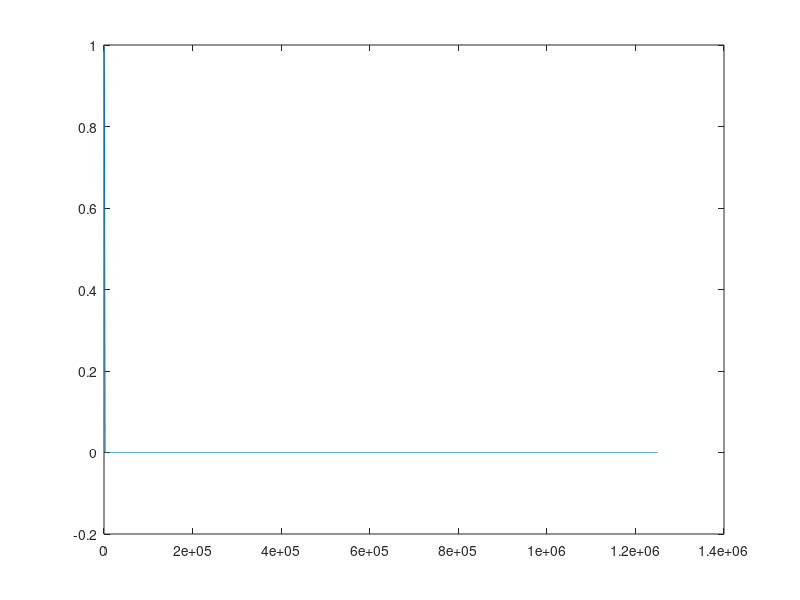

Reproduce this figure in MATLAB. (Note: this script raises an error after producing the figure.)
% td=1/1187.5;
% fp = 2375/((2.5*10^6)/2);   %cutoff frequency
% N=500;
% filterOrder=500;
% 
% f1=linspace(0,fp,N);
% h1=1.222*cos(pi*td/4*2/td.*f1);
% 
% d = fdesign.arbmagnphase('n,f,h',filterOrder,f1,h1);
% D = design(d,'firls');
% fvtool(D,'Analysis','freq');
% 
% h=D.Numerator;
%--------------------------------------------------------------------------

f_nyquist = 2500000/2;
td = 1/1187.5;
n = 100;


% 0<f<=2/td a= cos((1/4)*pi*td*.f)
% f>2/td a= 0

f_break = 2/td;

num_f1 = floor(f_break/n)-1;
num_f2 = floor((f_nyquist-f_break)/n)+1; %+1 because of >2/td
filterorder=700;

f1 = linspace(0,f_break,num_f1);
f2 = linspace(f_break,f_nyquist,num_f2);

a1 = cos((1/4)*pi*td.*f1);
a2 = zeros(1,num_f2);

f = horzcat(f1(1:1:end),f2(2:1:end));
a = horzcat(a1(1:1:end),a2(2:1:end));
f_norm= f / f_nyquist;

%Plot the filter specification
figure
plot(f, a);

h=firls(filterorder,f_norm,a);

fvtool(h,'Analysis','freq');
impz(h);
